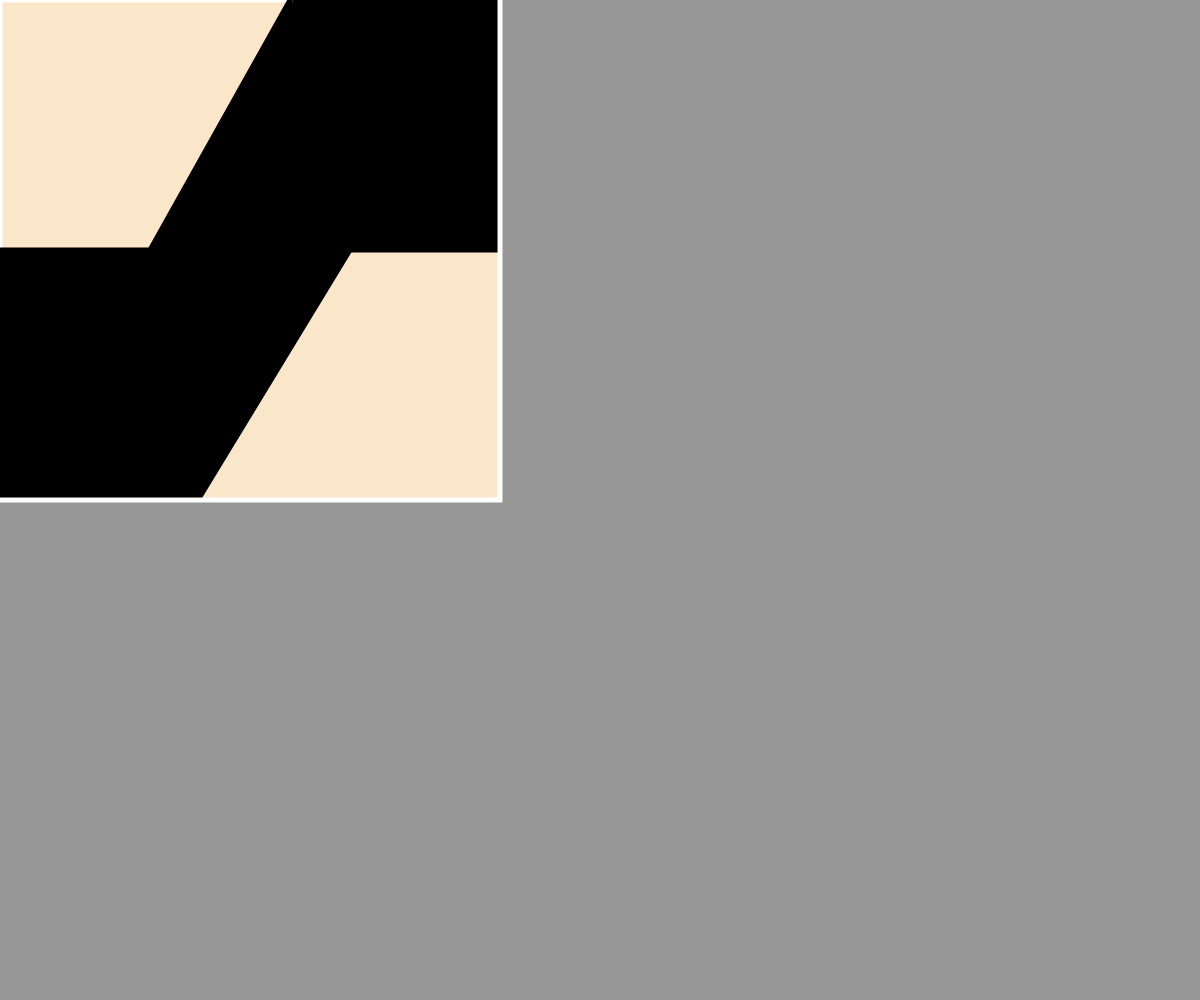
Frame 1 (no input)
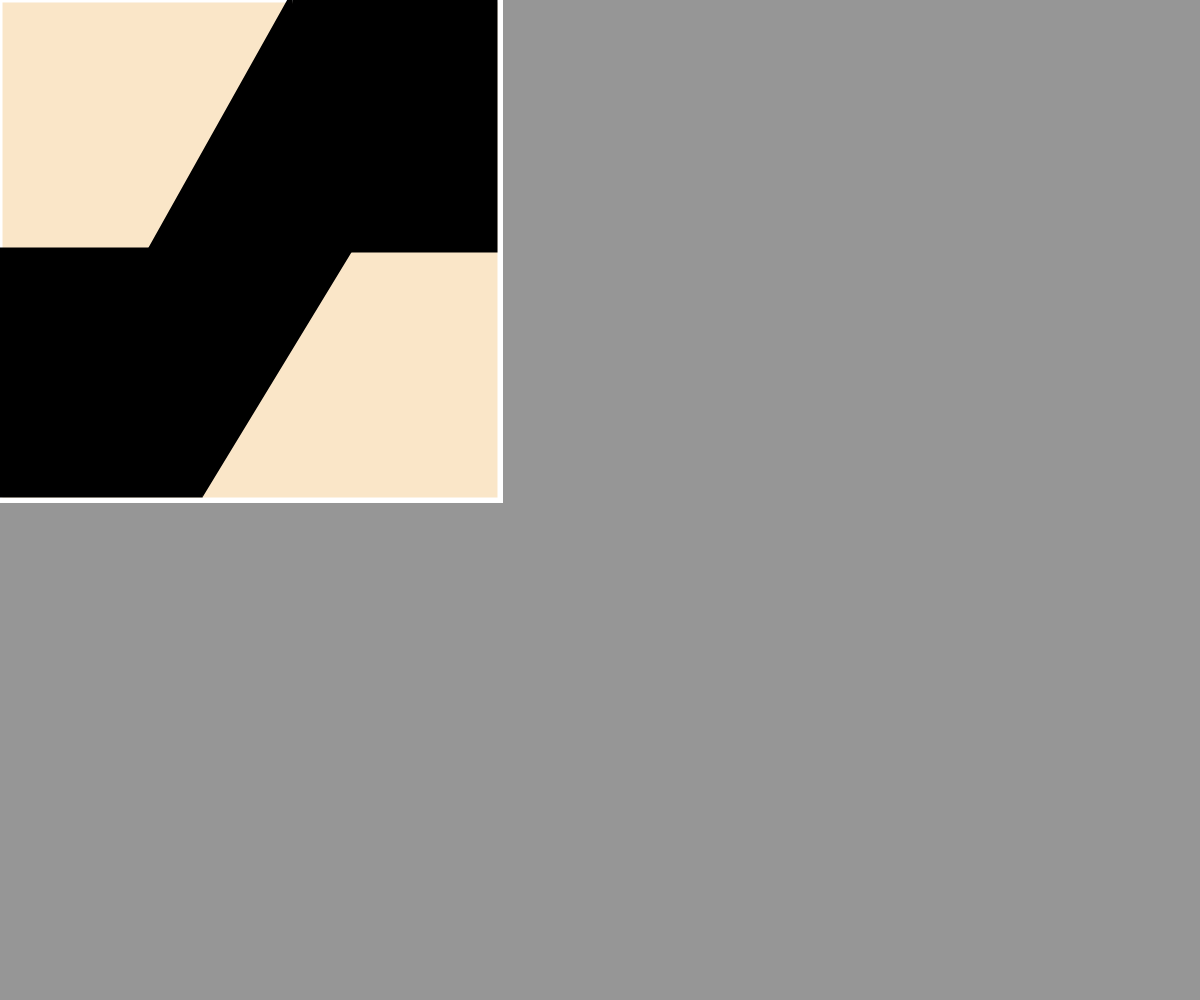
Frame 60 (no input)
Frame 120 (the mouse pressed at the canvas centre since frame 60): identical to frame 60, image omitted

The p5.js sketch that drew these frames (run headless with seeded random() and noise() and a simulated clock; from frame 60 on, the mouse is pressed at the canvas centre):

// p5.js sketch
// ── sketch.js
function setup() {
    createCanvas(windowWidth, windowHeight); 
    background (150,150,150);
}

function draw() {
    strokeWeight(5);
    stroke(255); 
fill (250,230,200);
    rect(0,0,500,500);
    fill(0);
    stroke(0); 
    rect(0,250,200,245);
    rect(295,0,200,250);
    
    triangle(350,250,204,490,175,250);
    triangle(320,250,290,0,150,250);
}
